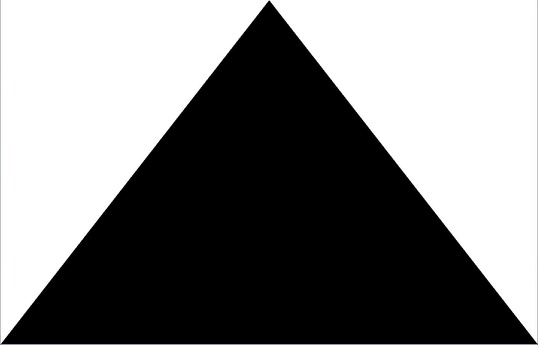
%> input picture ex09/triangle.jpg, 538 x 345 px, shrunk from 1280 x 821 before the run
$ octave ex2.m   (GNU Octave 9; MATLAB toolbox functions it lacks are replaced by stand-ins)
%> lines starting %> are read from the running program, lines starting %| are printed output that depends on the picture; in (x1, y1, x2, y2) boxes, pixels count from 0 and x2, y2 are one past the last pixel; in counts of white or black regions, pixels touching at a corner belong together; the program's own positions count from 1
I = 255 - rgb2gray(imread('triangle.jpg'));
%> I: size 345x538 uint8; min 0, max 255, mean 127.3
subplot(2, 5, 1);
imshow(I);

[R, xp] = radon(I, 0);
%> R = 643 values, max 87580.5 at index 323, min 0 at index 1, mean 36734.3; xp = 643 values from -321 to 321
subplot(2, 5, 6);
plot(xp, R);

I = 255 - rgb2gray(imread('points.png'));
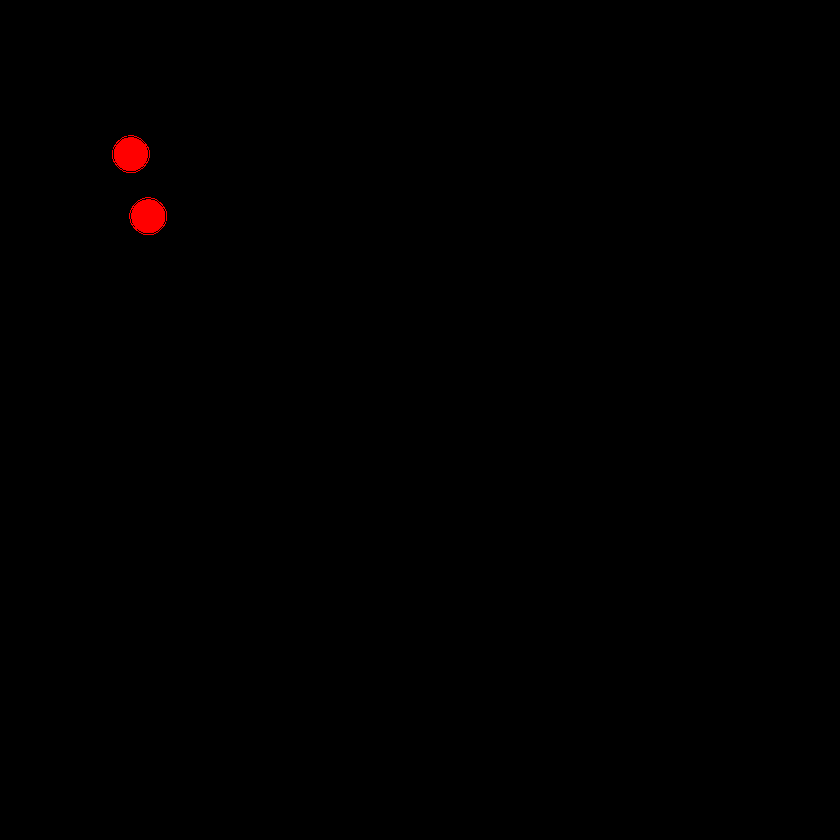
%> input picture ex09/points.png, 840 x 840 px, shrunk from 2000 x 2000 before the run
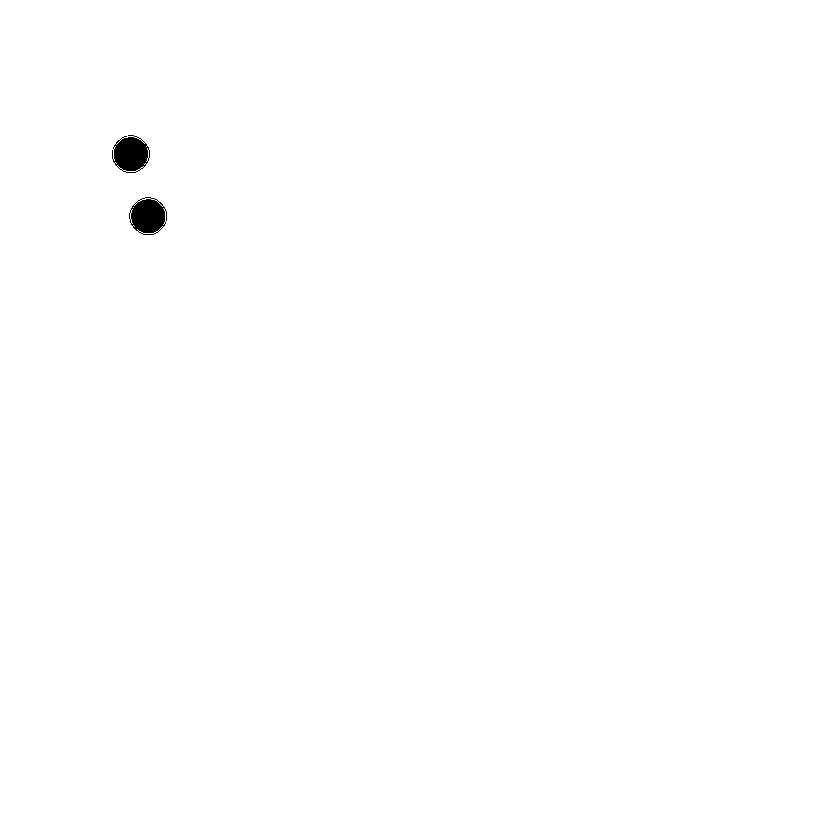
%> I: size 840x840 uint8; values 179 (black) and 255 (white), 99.7% white; 2 black regions, box (x1, y1, x2, y2) and area: (129, 197, 167, 235) 1023, (112, 135, 150, 173) 1022
subplot(2, 5, 2);
imshow(I);

[R, xp] = radon(I, 0);
%> R = 1191 values, max 214200 at index 178, min 0 at index 1, mean 150942.6; xp = 1191 values from -595 to 595
subplot(2, 5, 7);
plot(xp, R);

I = 255 - rgb2gray(imread('circle.png'))
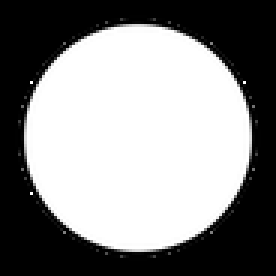
%> input picture ex09/circle.png, 92 x 92 px, shrunk from 220 x 220 before the run (shown 3 times larger)
%> I: size 92x92 uint8; min 0, max 255, mean 118.5
subplot(2, 5, 3);
imshow(I);

[R, xp] = radon(I, 0);
%> R = 135 values, max 23460 at index 24, min 0 at index 1, mean 7427; xp = 135 values from -67 to 67
subplot(2, 5, 8);
plot(xp, R);

I = 255 - rgb2gray(imread('circle2.jpg'));
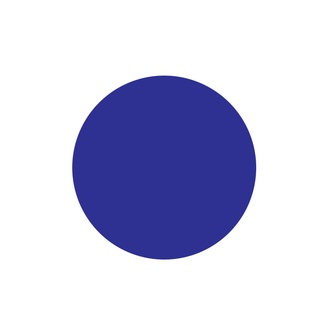
%> input picture ex09/circle2.jpg, 336 x 336 px, shrunk from 800 x 800 before the run
%> I: size 336x336 uint8; min 0, max 214, mean 46.2
subplot(2, 5, 4);
imshow(I);

[R, xp] = radon(I, 0);
%> R = 479 values, max 36091.6 at index 237, min 0 at index 1, mean 10894.1; xp = 479 values from -239 to 239
subplot(2, 5, 9);
plot(xp, R);

I = 255 - imread('line.png');
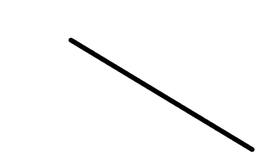
%> input picture ex09/line.png, 269 x 168 px, shrunk from 640 x 400 before the run
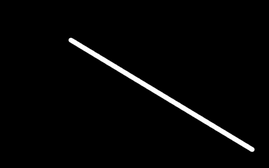
%> I: size 168x269 uint8; min 0, max 255, mean 5.9
subplot(2, 5, 5);
imshow(I);

[R, xp] = radon(I, 60);
%> R = 321 values, max 51299.7 at index 165, min 0 at index 1, mean 827.8; xp = 321 values from -160 to 160
subplot(2, 5, 10);
plot(xp, R);
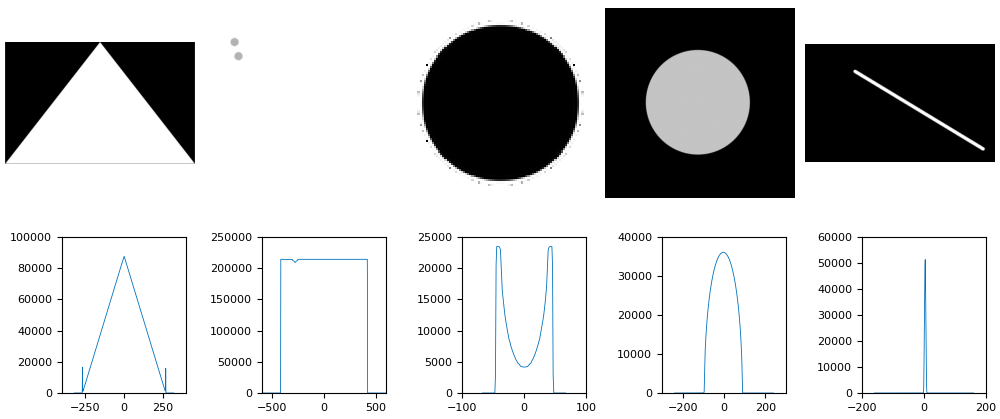
%> figure redrawn from the program's plot data, 10 panels
